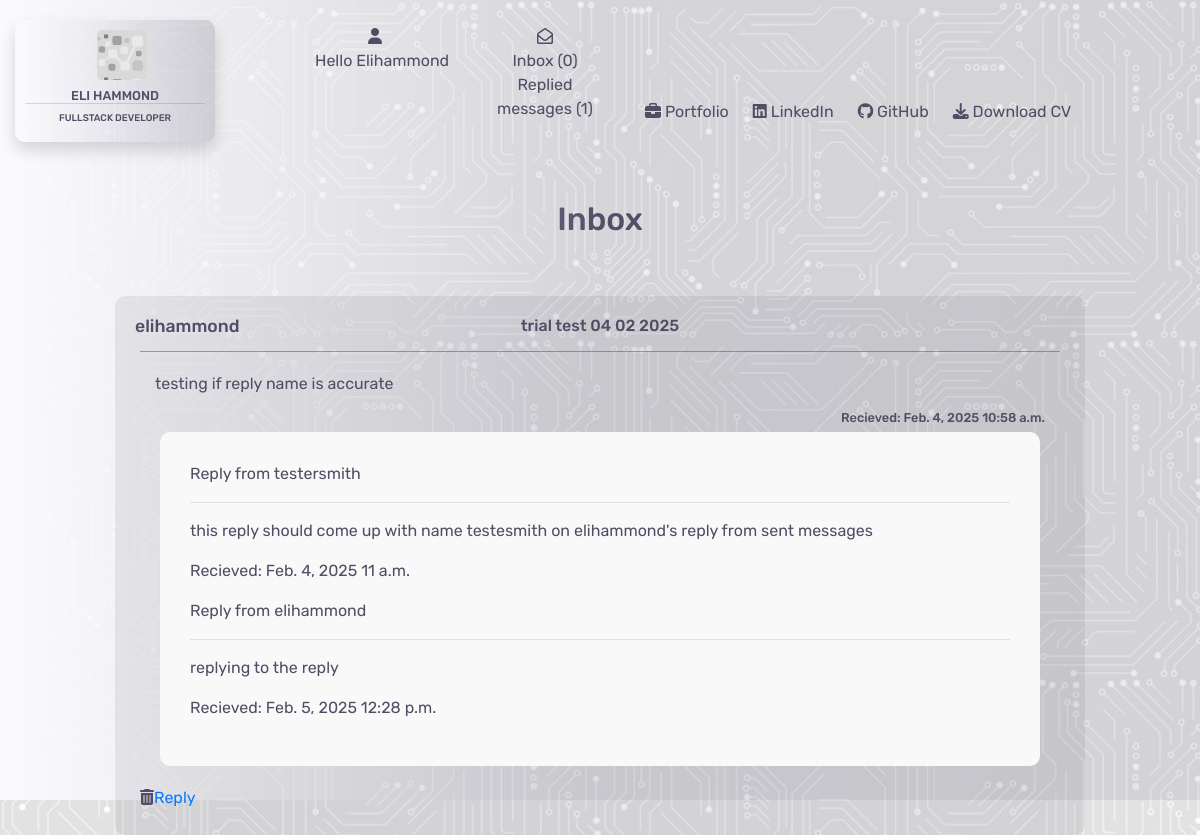
The app's page /contacts/15 (signed in), older data.
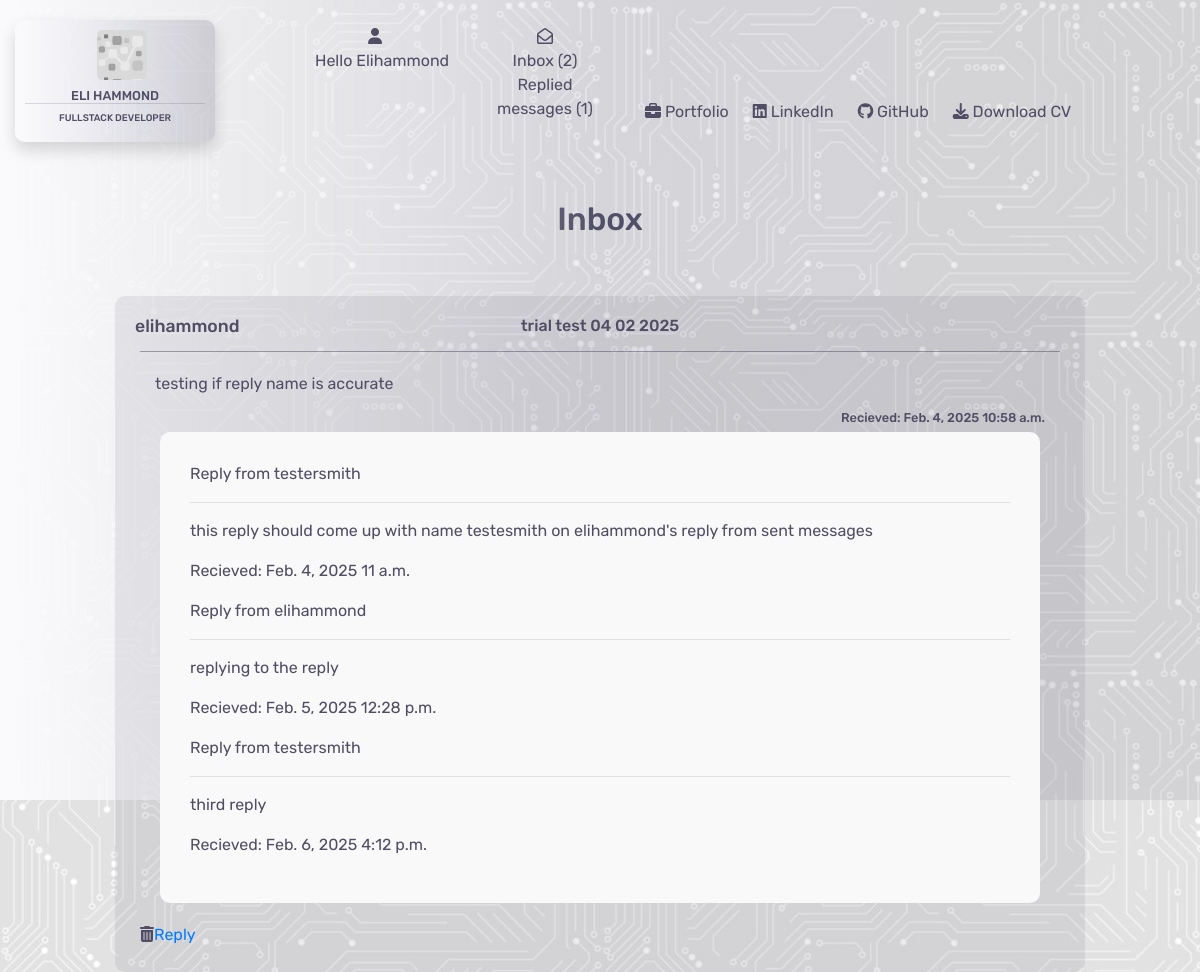
The same page, newer data.
### contacts/models.py (models this page shows)
class Replied(models.Model):
    thread = models.ForeignKey(Contacts, on_delete=models.CASCADE)
    name = models.CharField(max_length=26, null=True, blank=True)
    send_to = models.CharField(max_length=240)
    subject = models.CharField(max_length=52, null=True, blank=True)
    message = models.TextField()
    date = models.DateField(auto_now_add=True)
    time = models.TimeField(auto_now_add=True)
    read = models.BooleanField(default=False)

### contacts/views.py (the view)
# urls.py: path('<int:contact_id>', views.open_message, name='open_message'),
@login_required
def open_message(request, contact_id):
    inbox = Contacts.objects.get(id=contact_id)
    inbox.read = True
    inbox.save()
    replied = Replied.objects.filter(thread=contact_id)
    template = 'contacts/open_message.html'
    context = {
        'inbox': inbox,
        'replied': replied
    }
    return render(request, template, context)

### contacts/templates/contacts/open_message.html (shortened to what this page needs)
{% extends "base.html" %}
{% load static %}
{% block content %}
<div class="container-fluid">
    <div class="row">
        <div class="col-4"></div>
        <div class="col-4">
            <h2 class="header">Inbox</h2>
        </div>
        <div class="col-4"></div>
    </div>
    <div class="row">
        <div class="col-1">
        </div>
        <div class="col-10">
            <div class="read-message">
                <div class="row">
                    <div class="col-3">
                        <h4 class="inbox-name">{{ inbox.name }}</h4>
                    </div>
                    <div class="col-6">
                        {% if inbox.subject %}
                        <h5 class="inbox-subject">{{ inbox.subject }}</h5>
                        {% else %}
                        <h5 class="inbox-subject">no subject</h5>
                        {% endif %}
                    </div>
                    <div class="col-3">
                    </div>
                </div>
                <div class="row message-row">
                    <div class="col-8 message-display">
                        <p>
                            {{ inbox.message }}
                        </p>
                    </div>
                    <div class="col-4">
                        <p class="inbox-date-time main-message-date-time">
                            Recieved:
                            {{ inbox.date }} {{ inbox.time }}
                        </p>
                    </div>
                    {% if replied %}
                    <div class="thread-load">
                        {% for r in replied %}
                        <p>Reply from {{ r.name }}</p>
                        <hr>
                        <p>{{ r.message }}</p>
                        <p>
                            Recieved:
                            {{ r.date }} {{ r.time }}
                        </p>
                        {% endfor %}
                    </div>
                    {% endif %}
                    <div class="delete-message">
                        <div id="delete" title="Delete message"><i class="fa-solid fa-trash-can"></i></div>
                    </div>
                    <div class="reply-message">
                        <a href="{% url 'reply_message' inbox.id %}">Reply</a>
                    </div>
                </div>
            </div>
        </div>
        <div class="col-1"></div>
    </div>
</div>
{% endblock %}

### templates/base.html (shortened to what this page needs)
{% load static %}
<!DOCTYPE html>
<html lang="en">
<head>
    {% block corecss %}
        <link rel="stylesheet" href="https://stackpath.bootstrapcdn.com/bootstrap/4.4.1/css/bootstrap.min.css">
        <link rel="stylesheet" href="https://cdnjs.cloudflare.com/ajax/libs/font-awesome/6.6.0/css/all.min.css">
        <link rel="stylesheet" href="https://cdnjs.cloudflare.com/ajax/libs/font-awesome/6.6.0/css/all.min.css">
        <link rel="stylesheet" href="{% static 'css/base.css' %}">
    {% endblock %}
</head>
<body>
    <div class="opaque"></div>
    <header>
        <nav>
            <div class="container-fluid">
                <div class="row">
                    <div class="col-md-3">
                        <a href="{% url 'home' %}">
                            <div class="logo shadow">
                                <div class="logo-logo"></div>
                                <h5>Eli Hammond</h5>
                                <h6>Fullstack Developer</h6>
                            </div>
                        </a>
                    </div>
                    <div class="col-md-3">
                        <div class="row">
                            <div class="col-md-6">
                                <div class="dropdown">
                                    <div class="dropbtn">
                                        <div class="icon"><i class="fa-solid fa-user"></i></div>
                                        {% if request.user.is_authenticated %}
                                            <div class="hello">
                                                Hello {{ user.username|capfirst }}
                                            </div>
                                        {% else %}
                                            Login/Register
                                        {% endif %}
                                    </div>
                                </div>
                            </div>
                            <div class="col-md-6">
                                {% if request.user.is_authenticated %}
                                    <div class="message-box">
                                        <a href="{% url 'contacts' %}">
                                            <div class="icon"><i class="fa-regular fa-envelope-open"></i></div>
                                            Inbox ({{ unread_messages }})
                                            Replied messages ({{ replied_count }})
                                        </a>
                                    </div>
                                {% endif %}
                            </div>
                        </div>
                    </div>
                    <div class="col-md-6">
                    </div>
                </div>
                <div class="row bottom-header">
                    <div class="col-md-6"></div>
                    <div class="col-md-6 d-none d-lg-block">
                        <ul>
                            <li>
                                <a href="{% url 'portfolio' %}">{% block custom_style %}<i class="fa-solid fa-briefcase"></i> Portfolio{% endblock %}</a>
                            </li>
                            <li>
                                <a href="https://www.linkedin.com/in/elliot-hammond-286739298/" target="_blank"><i class="fa-brands fa-linkedin"></i> LinkedIn</a>
                            </li>
                            <li>
                                <a href="https://github.com/e-h-dev" target="_blank"><i class="fa-brands fa-github"></i> GitHub</a>
                            </li>
                            <li>
                                <a href="/media/CV.pdf" target="_blank"><i class="fa-solid fa-download"></i> Download CV</a>
                            </li>
                        </ul>
                    </div>
                </div>
            </div>
        </nav>
    </header>
    {% block content %}
    {% endblock %}
</body>
</html>

Row changes from the older to the newer data that the page shows:
added Replied: name "testersmith", message "third reply", date "Feb. 6, 2025", time "4:12 p.m."
Text that changed along with them:
{{ unread_messages }}: "0" → "2"
